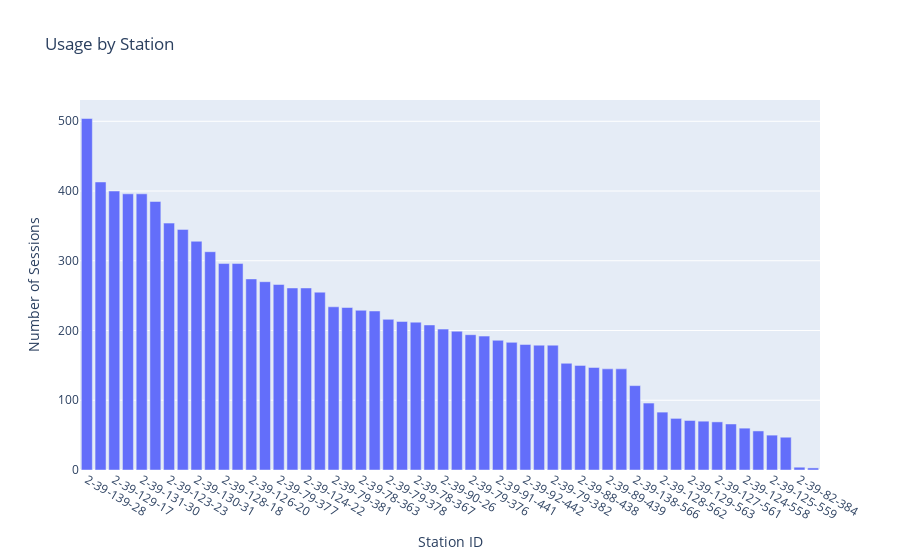
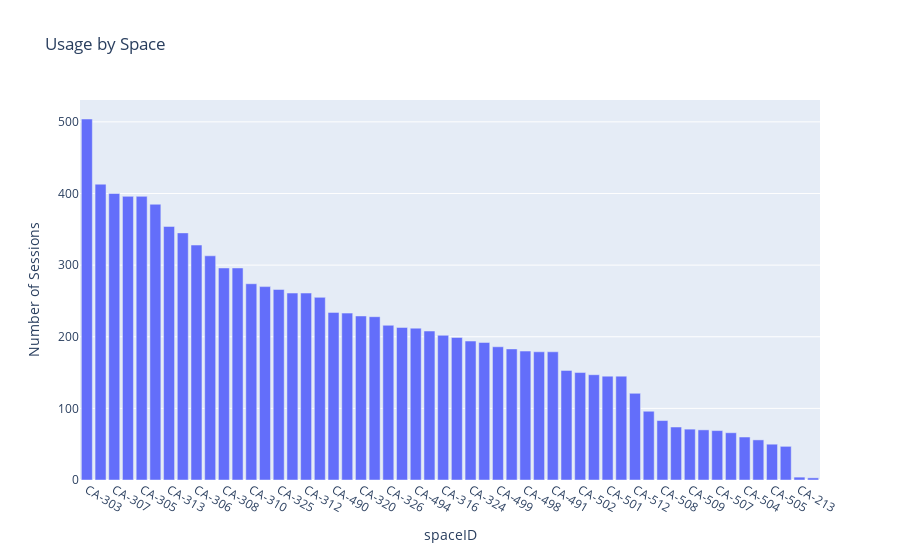
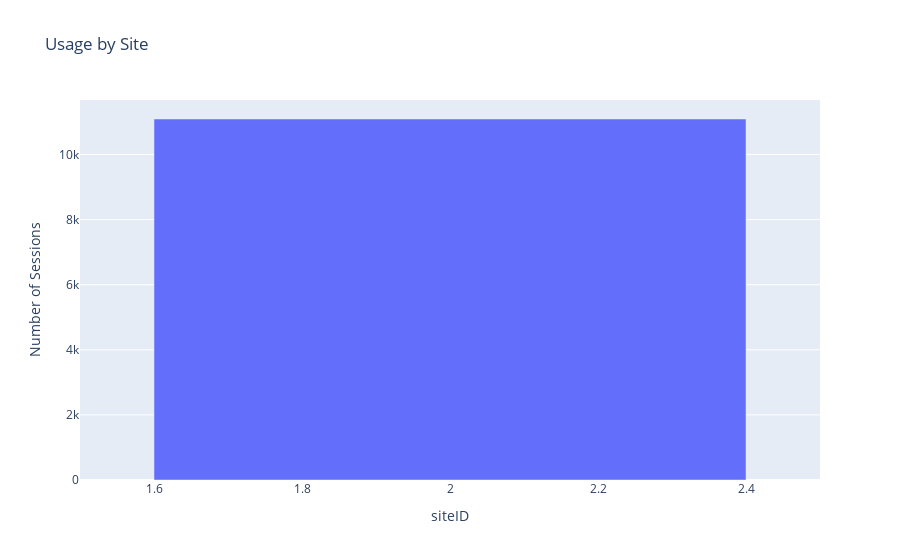

Write notebook code for charts like these, in order.
### Code cell
import plotly.express as px

station_counts = df['stationID'].value_counts().reset_index()
station_counts.columns = ['stationID', 'Usage']

space_counts = df['spaceID'].value_counts().reset_index()
space_counts.columns = ['spaceID', 'Usage']

site_counts = df['siteID'].value_counts().reset_index()
site_counts.columns = ['siteID', 'Usage']

# Create an interactive bar chart for station usage
fig_station = px.bar(
    station_counts,
    x='stationID',
    y='Usage',
    title='Usage by Station',
    labels={'stationID': 'Station ID', 'Usage': 'Number of Sessions'}
)
fig_station.show()

# Create an interactive bar chart for space usage
fig_space = px.bar(
    space_counts,
    x='spaceID',
    y='Usage',
    title='Usage by Space',
    labels={'space': 'Space', 'Usage': 'Number of Sessions'}
)
fig_space.show()

# Create an interactive bar chart for site usage
fig_site = px.bar(
    site_counts,
    x='siteID',
    y='Usage',
    title='Usage by Site',
    labels={'site': 'Site', 'Usage': 'Number of Sessions'}
)
fig_site.show()

### Figure 1 — Plotly figure (JSON) as saved in the notebook; plotly's stock layout.template omitted (floating-point values rounded to 4 significant figures)
{"data": [{"alignmentgroup": "True", "hovertemplate": "Station ID=%{x}<br>Number of Sessions=%{y}<extra></extra>", "legendgroup": "", "marker": {"color": "#636efa", "pattern": {"shape": ""}}, "name": "", "offsetgroup": "", "orientation": "v", "showlegend": false, "textposition": "auto", "x": ["2-39-139-28", "2-39-127-19", "2-39-129-17", "2-39-138-29", "2-39-131-30", "2-39-125-21", "2-39-123-23", "2-39-89-25", "2-39-130-31", "2-39-79-380", "2-39-128-18", "2-39-78-365", "2-39-126-20", "2-39-91-437", "2-39-79-377", "2-39-78-366", "2-39-124-22", "2-39-88-24", "2-39-79-381", "2-39-95-27", "2-39-78-363", "2-39-79-383", "2-39-79-378", "2-39-78-360", "2-39-78-367", "2-39-79-379", "2-39-90-26", "2-39-92-436", "2-39-79-376", "2-39-78-361", "2-39-91-441", "2-39-78-362", "2-39-92-442", "2-39-78-364", "2-39-79-382", "2-39-90-440", "2-39-88-438", "2-39-95-444", "2-39-89-439", "2-39-123-557", "2-39-138-566", "2-39-130-564", "2-39-128-562", "2-39-131-565", "2-39-129-563", "2-39-139-567", "2-39-127-561", "2-39-126-560", "2-39-124-558", "2-39-83-386", "2-39-125-559", "2-39-83-387", "2-39-82-384", "2-39-82-385"], "xaxis": "x", "y": [504, 413, 400, 396, 396, 385, 354, 345, 328, 313, 296, 296, 274, 270, 266, 261, 261, 255, 234, 233, 229, 228, 216, 213, 212, 208, 202, 199, 194, 192, 186, 183, 180, 179, 179, 153, 150, 147, 145, 145, 121, 96, 83, 74, 71, 70, 69, 66, 60, 56, 50, 47, 4, 3], "yaxis": "y", "type": "bar"}], "layout": {"xaxis": {"anchor": "y", "domain": [0.0, 1.0], "title": {"text": "Station ID"}}, "yaxis": {"anchor": "x", "domain": [0.0, 1.0], "title": {"text": "Number of Sessions"}}, "legend": {"tracegroupgap": 0}, "title": {"text": "Usage by Station"}, "barmode": "relative"}}

### Figure 2 — Plotly figure (JSON) as saved in the notebook; plotly's stock layout.template omitted (floating-point values rounded to 4 significant figures)
{"data": [{"alignmentgroup": "True", "hovertemplate": "spaceID=%{x}<br>Number of Sessions=%{y}<extra></extra>", "legendgroup": "", "marker": {"color": "#636efa", "pattern": {"shape": ""}}, "name": "", "offsetgroup": "", "orientation": "v", "showlegend": false, "textposition": "auto", "x": ["CA-303", "CA-309", "CA-307", "CA-304", "CA-305", "CA-311", "CA-313", "CA-315", "CA-306", "CA-489", "CA-308", "CA-321", "CA-310", "CA-317", "CA-325", "CA-323", "CA-312", "CA-314", "CA-490", "CA-319", "CA-320", "CA-492", "CA-326", "CA-322", "CA-494", "CA-327", "CA-316", "CA-318", "CA-324", "CA-493", "CA-499", "CA-496", "CA-498", "CA-495", "CA-491", "CA-500", "CA-502", "CA-497", "CA-501", "CA-503", "CA-512", "CA-510", "CA-508", "CA-511", "CA-509", "CA-513", "CA-507", "CA-506", "CA-504", "CA-212", "CA-505", "CA-149", "CA-213", "CA-148"], "xaxis": "x", "y": [504, 413, 400, 396, 396, 385, 354, 345, 328, 313, 296, 296, 274, 270, 266, 261, 261, 255, 234, 233, 229, 228, 216, 213, 212, 208, 202, 199, 194, 192, 186, 183, 180, 179, 179, 153, 150, 147, 145, 145, 121, 96, 83, 74, 71, 70, 69, 66, 60, 56, 50, 47, 4, 3], "yaxis": "y", "type": "bar"}], "layout": {"xaxis": {"anchor": "y", "domain": [0.0, 1.0], "title": {"text": "spaceID"}}, "yaxis": {"anchor": "x", "domain": [0.0, 1.0], "title": {"text": "Number of Sessions"}}, "legend": {"tracegroupgap": 0}, "title": {"text": "Usage by Space"}, "barmode": "relative"}}

### Figure 3 — Plotly figure (JSON) as saved in the notebook; plotly's stock layout.template omitted (floating-point values rounded to 4 significant figures)
{"data": [{"alignmentgroup": "True", "hovertemplate": "siteID=%{x}<br>Number of Sessions=%{y}<extra></extra>", "legendgroup": "", "marker": {"color": "#636efa", "pattern": {"shape": ""}}, "name": "", "offsetgroup": "", "orientation": "v", "showlegend": false, "textposition": "auto", "x": [2], "xaxis": "x", "y": [11090], "yaxis": "y", "type": "bar"}], "layout": {"xaxis": {"anchor": "y", "domain": [0.0, 1.0], "title": {"text": "siteID"}}, "yaxis": {"anchor": "x", "domain": [0.0, 1.0], "title": {"text": "Number of Sessions"}}, "legend": {"tracegroupgap": 0}, "title": {"text": "Usage by Site"}, "barmode": "relative"}}
